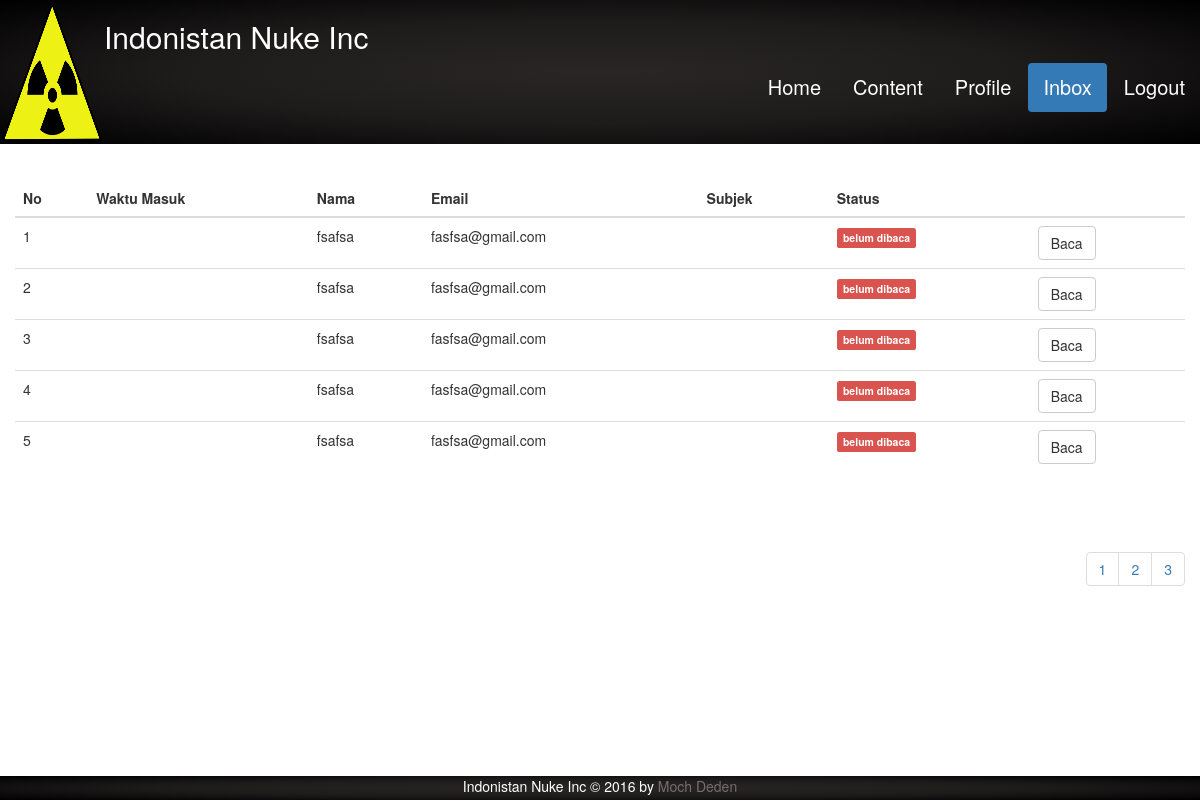
The page /admin/inbox.php?page=1 (signed in) on the database its author committed.
### tables this page shows
CREATE TABLE Inbox (
	id BIGINT PRIMARY KEY AUTO_INCREMENT,
	message_time TIMESTAMP,
	name TEXT,
	email TEXT,
	subject TEXT,
	content TEXT,
	is_read BOOLEAN DEFAULT false
);

### config.php (called while the page is built)
<?php
$config['project_root'] = 'prochcore';
$config['base_url']='http://127.0.0.1:8080/prochcore/';
$config['DB']['hostname']='127.0.0.1';
$config['DB']['username']='root';
$config['DB']['password']='indonesiaraya';
$config['DB']['database']='uas';

### admin/inbox.php (the view, shortened to what this page needs)
<?php
require_once 'header-admin.php';
$limit = 5;
function generate_span_status($class, $status) {
    return "<span class='label $class'>$status</span>";
}
if (!empty($_GET['page'])) {
    $counter = ($_GET['page'] * $limit) - $limit;
    $lower_page = $_GET['page'];
    $page_count = count_row('Inbox') / $limit;
    if(is_float($page_count))
        $page_count = intval($page_count) + 1;
    else
        $page_count = intval($page_count);
    $upper_page = $lower_page + 4;
    $bound = $_GET['page'] * $limit - $limit;
    $inboxs = exec_query(
        "SELECT * FROM `inbox` ORDER BY message_time DESC LIMIT $bound, $limit");
?>
    <div class="row upper-row">
        <table class="table">
            <thead>
                <tr>
                    <th>No</th>
                    <th>Waktu Masuk</th>
                    <th>Nama</th>
                    <th>Email</th>
                    <th>Subjek</th>
                    <th>Status</th>
                    <th></th>
                </tr>
            </thead>
            <tbody>
                <?php foreach ($inboxs as $inbox): ?>
                    <tr>
                        <td><?php echo ++$counter?></td>
                        <td><?php echo $inbox['message_time']?></td>
                        <td><?php echo $inbox['name'] ?></td>
                        <td><?php echo $inbox['email'] ?></td>
                        <td><?php echo $inbox['subject'] ?></td>
                        <td><?php echo $inbox['is_read'] ?
                            generate_span_status('label-success', "sudah dibaca")
                            :generate_span_status('label-danger', "belum dibaca") ?></td>
                        <td>
                            <a class="btn btn-default"
                            href="<?php
                            echo $config['base_url']
                            . 'admin/inbox.php?id='.$inbox['id'] ?>"
                            >Baca</a>
                        </td>
                    </tr>
                <?php endforeach; ?>
            </tbody>
        </table>
    </div>
        <div class="row lower-container">
          <ul class="pagination">
            <?php for ($i=$lower_page; $i <= $upper_page; $i++): ?>
                <li>
                    <a href="<?php echo $config['base_url']?>admin/inbox.php?page=<?php echo $i?>">
                        <?php echo $i;?>
                    </a>
                </li>
                <?php if($i ==  $page_count) break;?>
            <?php endfor;?>
          </ul>
        </div>
<?php
} else {
    redirectTo($config['base_url']);
}
require_once '../footer.php';
?>

### index.css (style rules this page uses)
* { margin: 0px; padding: 0px; }
.lower-container { margin-bottom: 100px; }
ul { float: right; }
.upper-row { margin-top: 60px; margin-bottom: 40px; }

### rows shown on the page
inbox: name "fsafsa", email "fasfsa@gmail.com"
inbox: name "fsafsa", email "fasfsa@gmail.com"
inbox: name "fsafsa", email "fasfsa@gmail.com"
inbox: name "fsafsa", email "fasfsa@gmail.com"
inbox: name "fsafsa", email "fasfsa@gmail.com"
